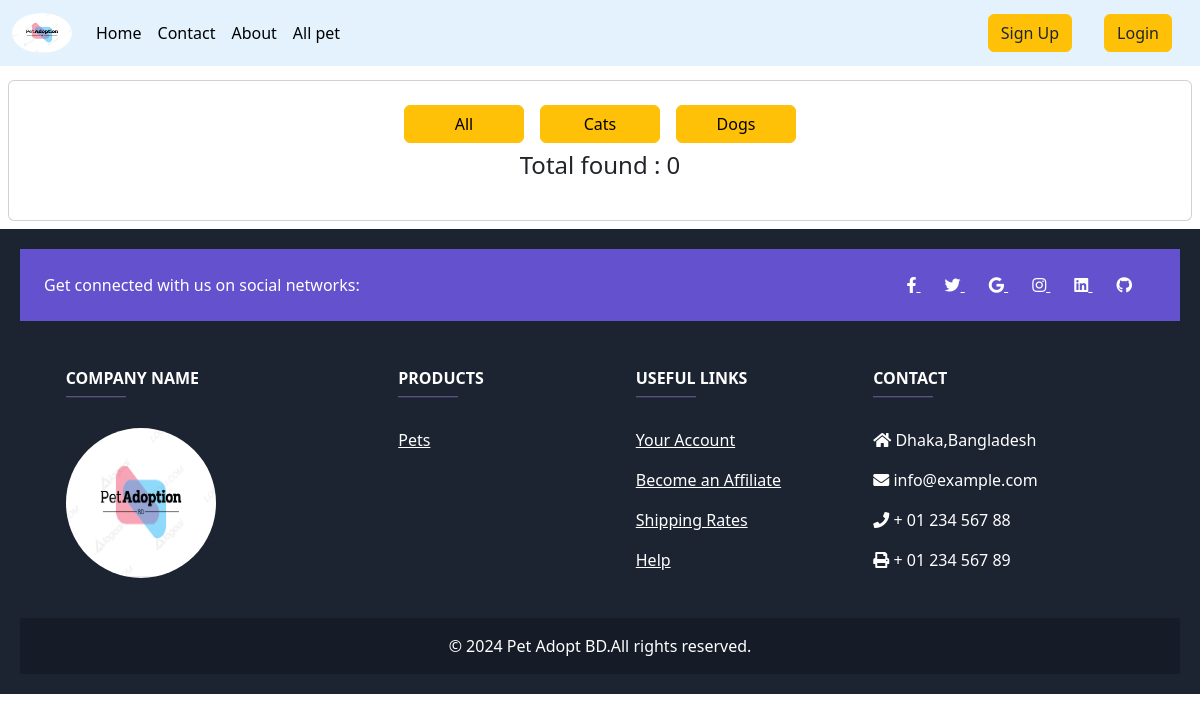
The app's page /pet_category/dogs/, older data.
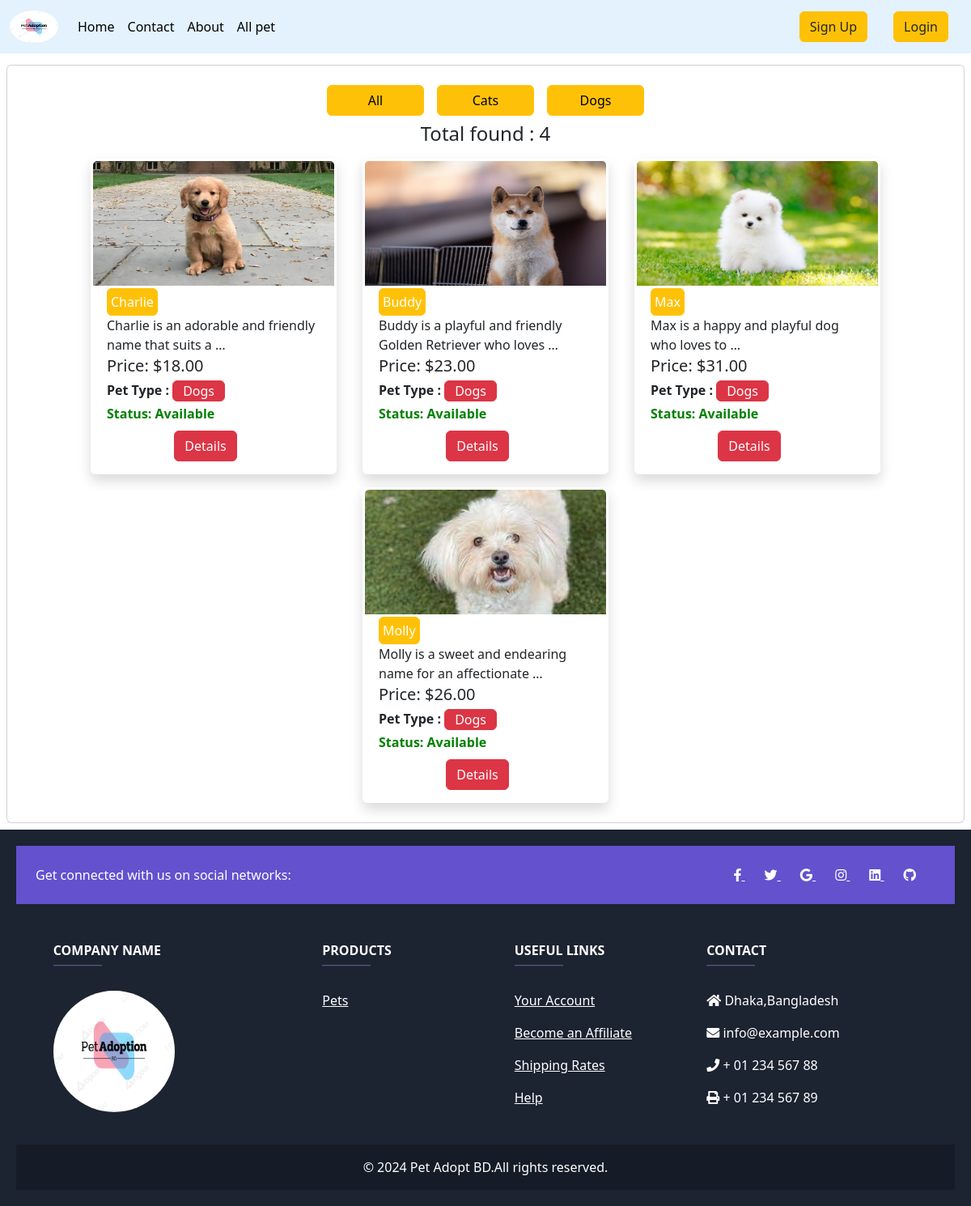
The same page, newer data.
### pet/models.py (models this page shows, shortened)
class pet_category(models.Model):
    name = models.CharField(max_length=50)
    slug = models.SlugField(max_length=100,unique=True, null=True, blank=True)
    def __str__(self):
        return self.name

class pets(models.Model):
    user = models.ForeignKey(User, on_delete=models.CASCADE)
    name = models.CharField( max_length=50)
    pet_type = models.ForeignKey(pet_category, on_delete=models.CASCADE)
    discription = models.TextField()
    image = models.FileField(upload_to='pet/media/uploads', blank = True, null = True)
    is_available = models.BooleanField(default=True)
    price = models.DecimalField(max_digits=7, decimal_places=2)

### Pet_Adoption_Platform/views.py (the view)
# urls.py: path('pet_category/<slug:pet_slug>/', views.all_pet, name='pet_wise_post'),
def all_pet(request, pet_slug = None):
    data = pets.objects.all()
    if pet_slug is not None:
        pet_c = pet_category.objects.get(slug = pet_slug)
        data = pets.objects.filter(pet_type = pet_c)
    pet = pet_category.objects.all()
    return render(request, 'all_pet.html', {'data': data, 'pet': pet})

### templates/all_pet.html (shortened to what this page needs)
{% extends "base.html" %} {% load static %} {% block css %}
<link rel="stylesheet" href="{% static 'css/card.css' %}" />
{% endblock %} {% block content %}
<div class="col-12">
  <div class="card m-2 all-pets">
    <div class="card-body four">
      <div id="adopt" class="d-flex justify-content-center">
        <a
          class="btn btn-warning m-2"
          ,
          style="width: 120px"
          href="{% url 'all_pet' %}"
          >All</a
        >
        {% for b in pet %}
        <a
          class="btn btn-warning m-2"
          ,
          style="width: 120px"
          href="{% url 'pet_wise_post' b.slug %}"
          >{{b.name}}</a
        >
        {% endfor %}
      </div>
      <div class="d-flex justify-content-center">
        <h4>Total found : {{data | length}}</h4>
      </div>
      <div
        class="d-flex justify-content-center align-items-center gap-3 flex-wrap p-2"
      >
        {% for pet in data %}
        <a  href="{% url 'Details' pet.id %}">
        <div class="card shadow pet-card" style="width: 19rem">
          <div>
            {% if pet.image %}
            <img
              src="{{ pet.image.url }}"
              class="card-img-top"
              alt="Pet Image"
              style="height: 160px"
            />
            {% endif %}
          </div>
          <div class="card-body">
            <h5 class="card-title">
              <a class="btn p-1 pet-name btn-warning" href="">{{pet.name}}</a>
            </h5>
            <p class="card-title">{{pet.discription | truncatewords:10}}</p>
            <h5
              class="card-title price"
              style="position: relative; bottom: 18px"
            >
              Price: ${{pet.price}}
            </h5>
            <p class="type fw-semibold">
              Pet Type :
              <button class="btn btn-danger pt-0 pb-0 m-0">
                {{pet.pet_type}}
              </button>
            </p>
            <div class="available">
              {% if pet.is_available %}
              <p class="status aavailable">Status: Available</p>
              {% else %}
              <p class="status not-available">Status: Not Available</p>
              {% endif %}
            </div>
            <div class="btnn">
              <a class="btn btn-danger m-2" href="{% url 'Details' pet.id %}"
                >Details</a
              >
            </div>
          </div>
        </div>
      </a>
        {% endfor %}
      </div>
    </div>
  </div>
  {% include "fotter.html" %} {% endblock %}

### templates/base.html (shortened to what this page needs)
<!DOCTYPE html>
<html lang="en">
<head>
    <link href="https://cdn.jsdelivr.net/npm/bootstrap@5.3.2/dist/css/bootstrap.min.css" rel="stylesheet">
    {% load static %}
   <link rel="stylesheet" type="text/css" href="{% static 'css/home.css' %}">
   {% block css %}{% endblock  %}
</head>
<body>
  <nav class="navbar navbar-expand-lg navbar-light fixed-top" style="background-color: #e3f2fd;">
    <div class="container-fluid">
      <a class="navbar-brand" href="{% url 'home' %}"><img class="n-logo" src="{% static 'images/logo.png' %}" alt=""></a>
      <div class="collapse navbar-collapse" id="navbarSupportedContent">
        <ul class="navbar-nav me-auto mb-2 mb-lg-0">
          <li class="nav-item">
            <a class="nav-link active" aria-current="page" href="{% url 'home' %}">Home</a>
          </li>
          <li class="nav-item">
            <a class="nav-link active" aria-current="page" href="{% url 'contact' %}">Contact</a>
          </li>
          <li class="nav-item">
            <a class="nav-link active" aria-current="page" href="{% url 'about' %}">About</a>
          </li>
          <li class="nav-item">
            <a class="nav-link active" aria-current="page" href="{% url 'all_pet' %}">All pet</a>
          </li>
        </ul>
        {% if request.user.is_authenticated %}
            <a class="mx-3 btn btn-warning text-dark" href="{% url 'profile' %}">Profile</a>
            <a class="mx-3 btn btn-danger text-dark" href="{% url 'user_logout' %}">Logout</a>
            {% else %}
            <a class="mx-3 btn btn-warning text-dark" href="{% url 'sing_up' %}">Sign Up</a>
            <a class="mx-3 btn btn-warning text-dark" href="{% url 'user_login' %}">Login</a>
            {% endif %}
      </div>
    </div>
  </nav>
  <div style="margin-top: 65px;">
    {% block content %}{% endblock  %}
</div>
  </body>
</html>

### templates/fotter.html
{% load static %} {% block css %}
<link rel="stylesheet" type="text/css" href="{% static 'css/home.css' %}" />
<link href="https://cdnjs.cloudflare.com/ajax/libs/font-awesome/5.10.0/css/all.min.css" rel="stylesheet">
{% endblock %} {% block fotter %}
<footer
  class="text-center text-lg-start text-white"
  style="background-color: #1c2331"
>
  <section
    class="d-flex justify-content-between p-4"
    style="background-color: #6351ce"
  >
    <div class="me-5">
      <span>Get connected with us on social networks:</span>
    </div>
    <div>
      <a href="" class="text-white me-4">
        <i class="fab fa-facebook-f"></i>
      </a>
      <a href="" class="text-white me-4">
        <i class="fab fa-twitter"></i>
      </a>
      <a href="" class="text-white me-4">
        <i class="fab fa-google"></i>
      </a>
      <a href="" class="text-white me-4">
        <i class="fab fa-instagram"></i>
      </a>
      <a href="" class="text-white me-4">
        <i class="fab fa-linkedin"></i>
      </a>
      <a href="" class="text-white me-4">
        <i class="fab fa-github"></i>
      </a>
    </div>
  </section>
  <section class="">
    <div class="container text-center text-md-start mt-5">
      <div class="row mt-3">
        <div class="col-md-3 col-lg-4 col-xl-3 mx-auto mb-4">
          <h6 class="text-uppercase fw-bold">Company name</h6>
          <hr
            class="mb-4 mt-0 d-inline-block mx-auto"
            style="width: 60px; background-color: #7c4dff; height: 2px"
          />
          <p>
            <img class="f-logo" src="{% static 'images/logo.png' %}" alt="" />
          </p>
        </div>
        <div class="col-md-2 col-lg-2 col-xl-2 mx-auto mb-4">
          <h6 class="text-uppercase fw-bold">Products</h6>
          <hr
            class="mb-4 mt-0 d-inline-block mx-auto"
            style="width: 60px; background-color: #7c4dff; height: 2px"
          />
          <p>
            <a href="#!" class="text-white">Pets</a>
          </p>
        </div>
        <div class="col-md-3 col-lg-2 col-xl-2 mx-auto mb-4">
          <h6 class="text-uppercase fw-bold">Useful links</h6>
          <hr
            class="mb-4 mt-0 d-inline-block mx-auto"
            style="width: 60px; background-color: #7c4dff; height: 2px"
          />
          <p>
            <a href="#!" class="text-white">Your Account</a>
          </p>
          <p>
            <a href="#!" class="text-white">Become an Affiliate</a>
          </p>
          <p>
            <a href="#!" class="text-white">Shipping Rates</a>
          </p>
          <p>
            <a href="#!" class="text-white">Help</a>
          </p>
        </div>
        <div class="col-md-4 col-lg-3 col-xl-3 mx-auto mb-md-0 mb-4">
          <h6 class="text-uppercase fw-bold">Contact</h6>
          <hr
            class="mb-4 mt-0 d-inline-block mx-auto"
            style="width: 60px; background-color: #7c4dff; height: 2px"
          />
          <p><i class="fas fa-home mr-3"></i> Dhaka,Bangladesh</p>
          <p><i class="fas fa-envelope mr-3"></i> info@example.com</p>
          <p><i class="fas fa-phone mr-3"></i> + 01 234 567 88</p>
          <p><i class="fas fa-print mr-3"></i> + 01 234 567 89</p>
        </div>
      </div>
    </div>
  </section>
  <div class="text-center p-3" style="background-color: rgba(0, 0, 0, 0.2)">
    &copy; 2024 Pet Adopt BD.All rights reserved.
  </div>
</footer>
{% endblock %}

### static/css/home.css (style rules this page uses)
.n-logo { width: 60px; height: 40px; border-radius: 50%; }
.f-logo { width: 150px; height: 150px; border-radius: 50%; }

### static/css/card.css (style rules this page uses)
.all-pets { margin-top: 80px !important; }
.card.shadow.pet-card { border: none; height: 390px; transition: transform 0.3s ease-in-out; }
.card.shadow.pet-card .card-body { padding: 1.25rem; }
.card.shadow.pet-card img.card-img-top { border-top-left-radius: 0.5rem; border-top-right-radius: 0.5rem; }
.card.shadow.pet-card h5.card-title a.btn { color: #fff; }
.card-img-top { height: 130px; padding: 3px; border-radius: 0px 0px 0px 0px; }
.type { position: relative; bottom: 12px; }
.status { font-weight: bold; position: relative; top: 22px; }
.available { color: green; }
.card-title { margin: 0px; position: relative; bottom: 20px; }
.btnn { position: relative; bottom: 40px; display: flex; right: 10px; gap: 10px; justify-content: center; }
.pet-name { position: relative; }
.available { position: relative; bottom: 47px; }
footer { background-color: #333; color: #fff; padding: 20px; text-align: center; }

Row changes from the older to the newer data that the page shows:
added pets: image (picture), name "Charlie", discription "Charlie is an adorable and friendly name that suits a …", price "18.00", pet_type "Dogs", is_available "Status: Available"
added pets: image (picture), name "Buddy", discription "Buddy is a playful and friendly Golden Retriever who loves …", price "23.00", pet_type "Dogs", is_available "Status: Available"
added pets: image (picture), name "Max", discription "Max is a happy and playful dog who loves to …", price "31.00", pet_type "Dogs", is_available "Status: Available"
added pets: image (picture), name "Molly", discription "Molly is a sweet and endearing name for an affectionate …", price "26.00", pet_type "Dogs", is_available "Status: Available"
Text that changed along with them:
{{ data | length }}: "0" → "4"
